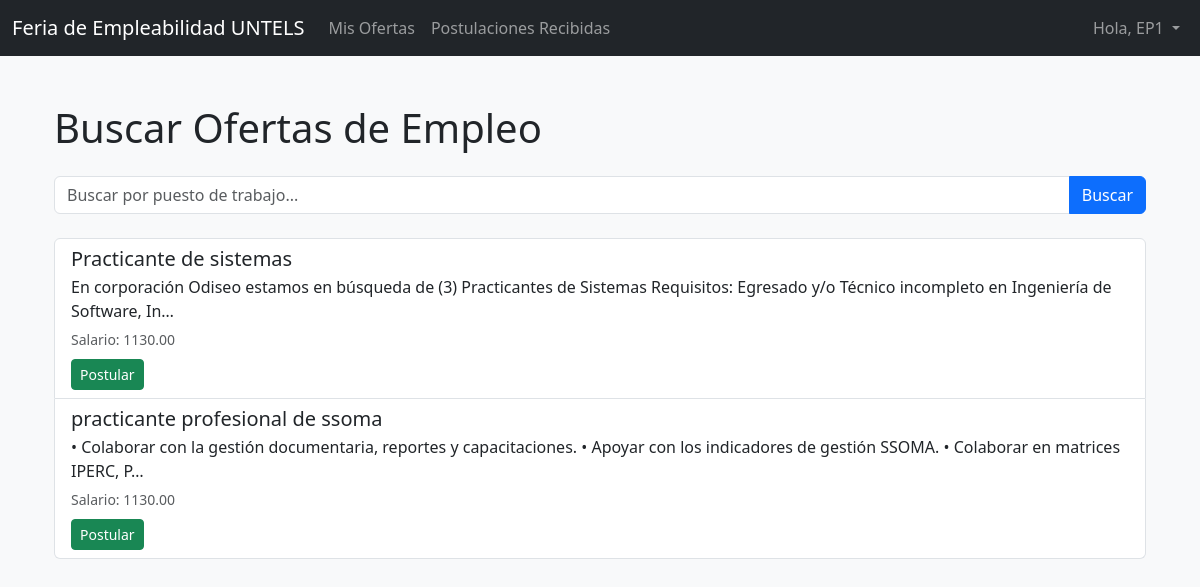
/search-jobs/ (signed in), run on an earlier commit of the app's database.
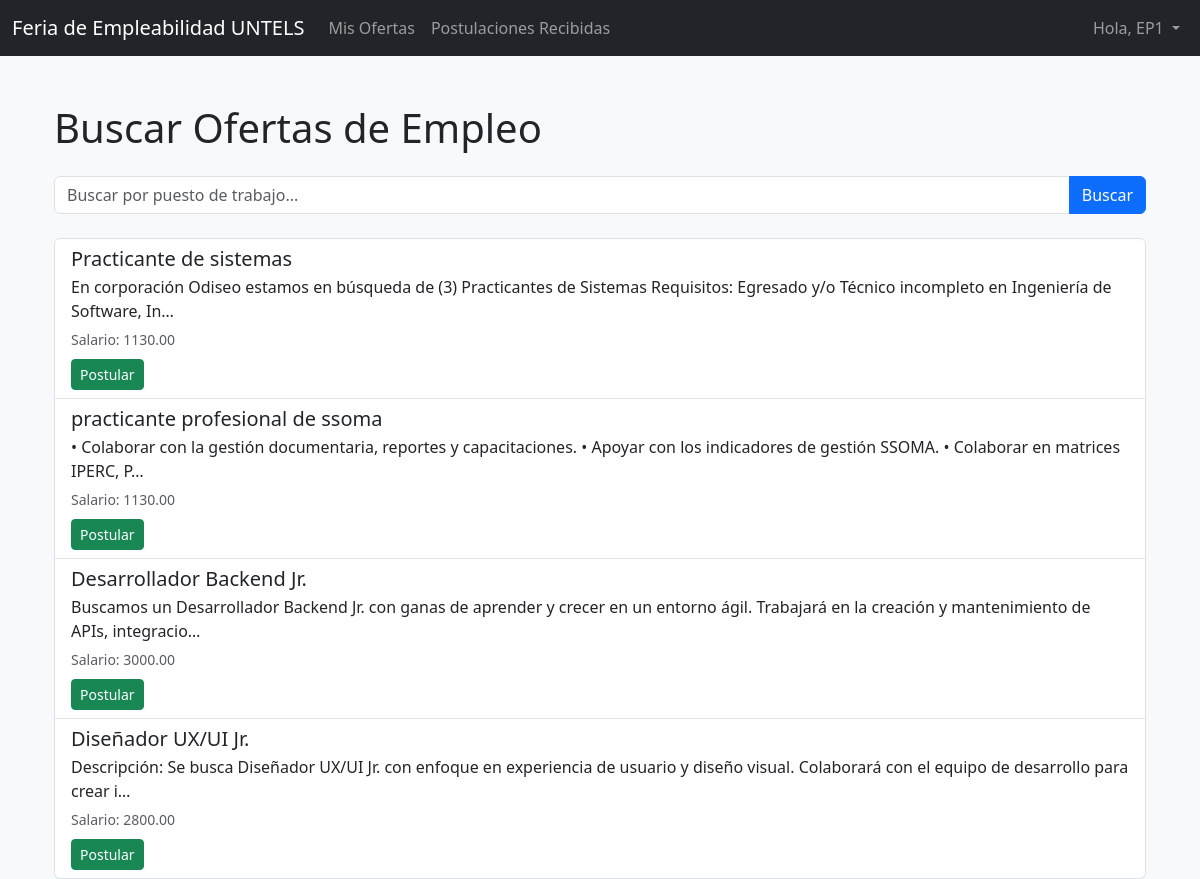
And on a later commit of the database.
### recruiter_app/models.py (models this page shows, shortened)
class JobPosting(models.Model):
    recruiter = models.ForeignKey('recruiter_app.CustomUser', on_delete=models.CASCADE)
    title = models.CharField(max_length=200)
    description = models.TextField()
    salary = models.DecimalField(max_digits=10, decimal_places=2)
    min_education = models.CharField(max_length=100)
    created_at = models.DateTimeField(auto_now_add=True)

### recruiter_app/views.py (the view)
# urls.py: path('search-jobs/', views.search_jobs, name='search_jobs'),
@login_required
def search_jobs(request):
    query = request.GET.get('q')
    jobs = JobPosting.objects.all()
    if query:
        jobs = jobs.filter(Q(title__icontains=query) | Q(description__icontains=query))
    context = {
        'jobs': jobs,
        'query': query,
    }
    return render(request, 'recruiter_app/search_jobs.html', context)

### recruiter_app/templates/recruiter_app/search_jobs.html (shortened to what this page needs)
{% extends 'base.html' %}
{% block content %}
<div class="container mt-5">
    <h1 class="mb-4">Buscar Ofertas de Empleo</h1>
    <form method="get" class="mb-4">
        <div class="input-group">
            <input type="text" class="form-control" name="q" placeholder="Buscar por puesto de trabajo..." {% if query %}value="{{ query }}"{% endif %}>
            <button class="btn btn-primary" type="submit">Buscar</button>
        </div>
    </form>
    <div class="list-group">
        {% for job in jobs %}
            <div class="list-group-item">
                <h5 class="mb-1">{{ job.title }}</h5>
                <p class="mb-1">{{ job.description|truncatechars:150 }}</p>
                <small class="text-muted">Salario: {{ job.salary }}</small>
                <br>
                <a href="{% url 'apply_to_job' job.id %}" class="btn btn-sm btn-success mt-2">Postular</a>
            </div>
        {% empty %}
            <div class="alert alert-warning" role="alert">
                No se encontraron ofertas que coincidan con tu búsqueda.
            </div>
        {% endfor %}
    </div>
</div>
{% endblock %}

What changed in the data, as far as the page shows it:
added JobPosting: title "Desarrollador Backend Jr.", description "Buscamos un Desarrollador Backend Jr. con ganas de aprender y crecer en un entorno ágil. Trabajará en la creación y mantenimiento de APIs, integracio…", salary "3000.00"
added JobPosting: title "Diseñador UX/UI Jr.", description "Descripción: Se busca Diseñador UX/UI Jr. con enfoque en experiencia de usuario y diseño visual. Colaborará con el equipo de desarrollo para crear i…", salary "2800.00"
